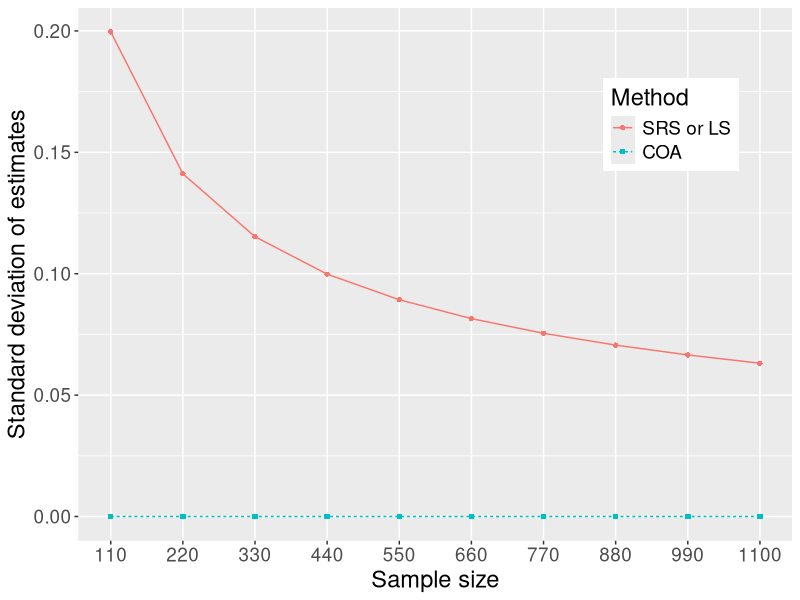

This chart was generated by the following R code:
#########################################################
#################Code for Examples 2 and 4###############
#########################################################

library(ggplot2)

var_shape2<-c("SRS or LS" =16, "COA" = 15)
beta2<-2; beta1<-1
sigma21<--0.5; sigma2<-0.8
g1<-beta2^2*(sigma2-sigma21/sigma2)
g2<-(sigma21*beta1+sigma2*beta2)^2/sigma2
d_ex2<-11;m_ex2<-d_ex2*(d_ex2-1)*c(1:10)
var1_ex2<-(g1-g2)^2/4/m_ex2
var2_ex2<-rep(0,length(var1_ex2))
var1_ex2<-data.frame(var=var1_ex2,m=m_ex2,method='SRS or LS')
var2_ex2<-data.frame(var=var2_ex2,m=m_ex2,method='COA')

m_ex2_g<-seq(min(m_ex2),max(m_ex2),1)
var_ex2<-rbind(var1_ex2,var2_ex2)
var_ex2$m<-as.character(var_ex2$m)

#----------------Figure 1(b)---------------------
ggplot(data=var_ex2,aes(x=factor(m,level=m_ex2_g), y=sqrt(abs(var)),color=factor(method,levels=c('SRS or LS','COA')),group=factor(method,levels=c('SRS or LS','COA')),shape=factor(method,levels=c('SRS or LS','COA')),linetype=factor(method,levels=c('SRS or LS','COA'))))+
  geom_point()+geom_line()+
  scale_x_discrete(breaks=m_ex2,expand = expansion(0.05))+scale_shape_manual(values=var_shape2)+
  labs(x='Sample size',y='Standard deviation of estimates')+labs(color='Method')+labs(shape='Method')+labs(linetype='Method')+
  theme(legend.position=c(0.83,0.78),text=element_text(size = 17))
